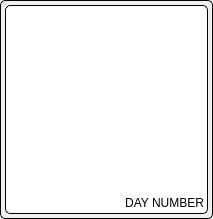
<?xml version="1.0" encoding="UTF-8"?>
<ui version="4.0">
 <class>DaySlot</class>
 <widget class="QWidget" name="DaySlot">
  <property name="geometry">
   <rect>
    <x>0</x>
    <y>0</y>
    <width>213</width>
    <height>219</height>
   </rect>
  </property>
  <property name="windowTitle">
   <string>Form</string>
  </property>
  <layout class="QHBoxLayout" name="horizontalLayout">
   <property name="spacing">
    <number>0</number>
   </property>
   <property name="leftMargin">
    <number>0</number>
   </property>
   <property name="topMargin">
    <number>0</number>
   </property>
   <property name="rightMargin">
    <number>0</number>
   </property>
   <property name="bottomMargin">
    <number>0</number>
   </property>
   <item>
    <widget class="QFrame" name="frame">
     <property name="styleSheet">
      <string notr="true">border: 1px solid black; border-radius: 5px;</string>
     </property>
     <property name="frameShape">
      <enum>QFrame::Shape::StyledPanel</enum>
     </property>
     <property name="frameShadow">
      <enum>QFrame::Shadow::Raised</enum>
     </property>
     <layout class="QHBoxLayout" name="horizontalLayout_2">
      <property name="spacing">
       <number>0</number>
      </property>
      <property name="leftMargin">
       <number>4</number>
      </property>
      <property name="topMargin">
       <number>4</number>
      </property>
      <property name="rightMargin">
       <number>4</number>
      </property>
      <property name="bottomMargin">
       <number>4</number>
      </property>
      <item>
       <widget class="QLabel" name="label">
        <property name="styleSheet">
         <string notr="true">background: solid white;</string>
        </property>
        <property name="text">
         <string>DAY NUMBER</string>
        </property>
        <property name="alignment">
         <set>Qt::AlignmentFlag::AlignBottom|Qt::AlignmentFlag::AlignRight|Qt::AlignmentFlag::AlignTrailing</set>
        </property>
       </widget>
      </item>
     </layout>
    </widget>
   </item>
  </layout>
 </widget>
 <resources/>
 <connections/>
</ui>
